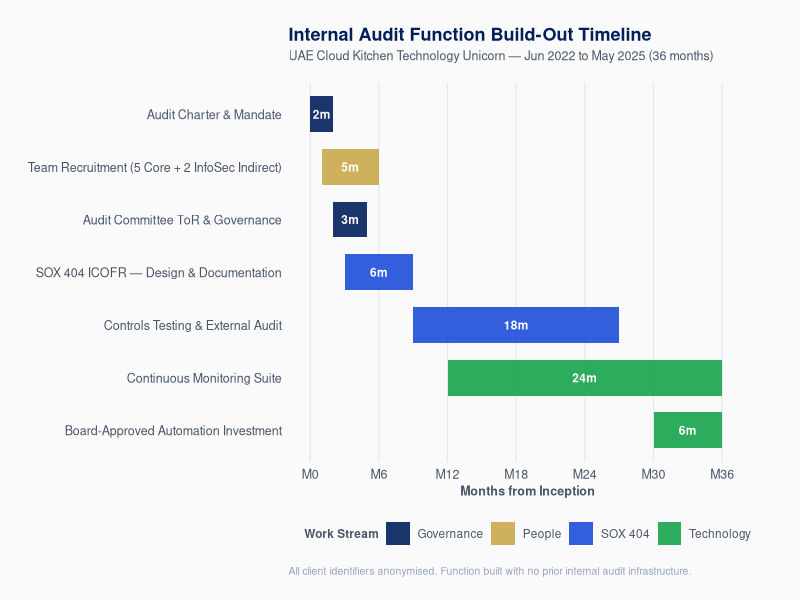
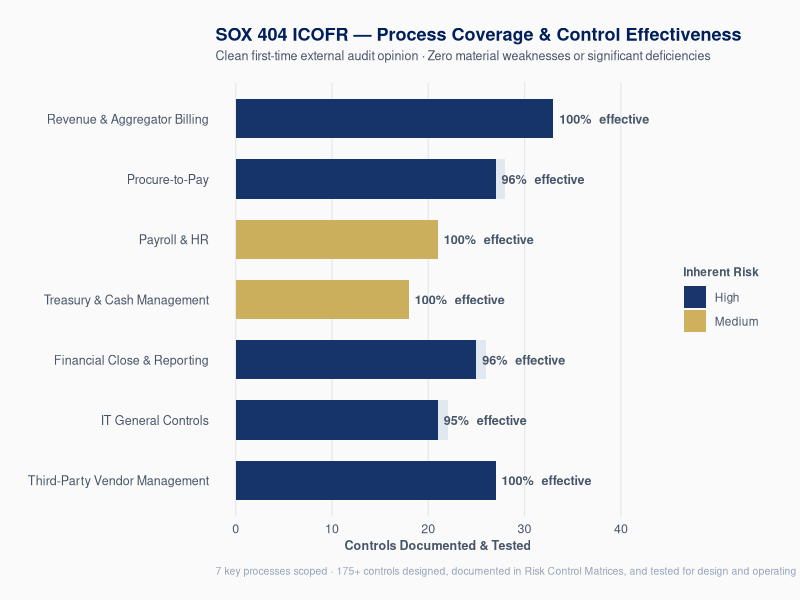
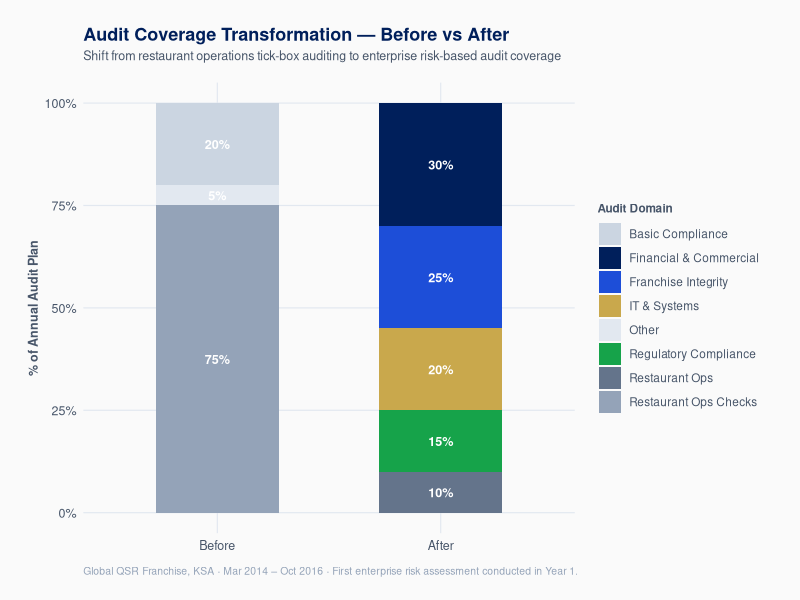
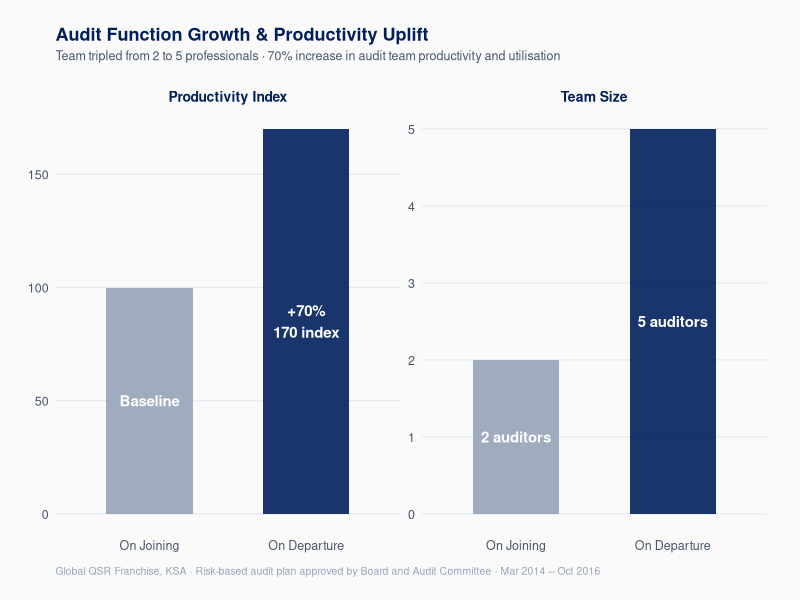
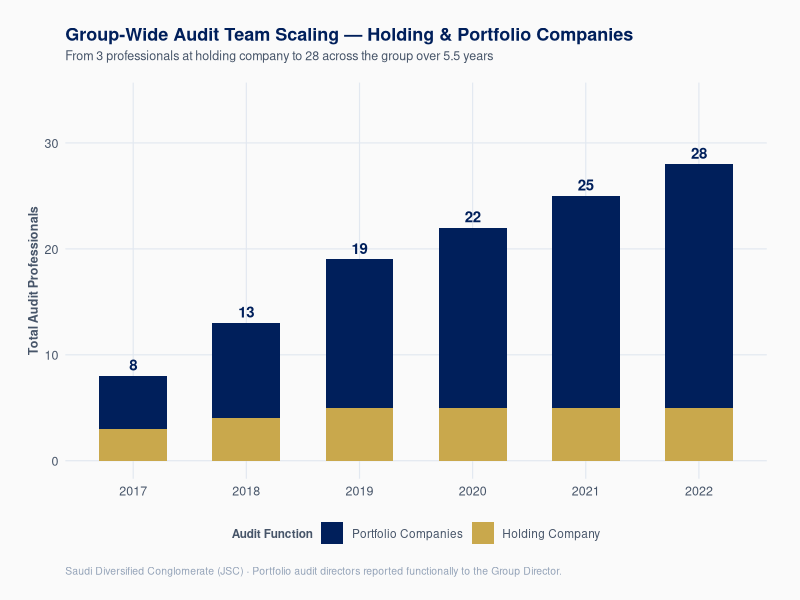
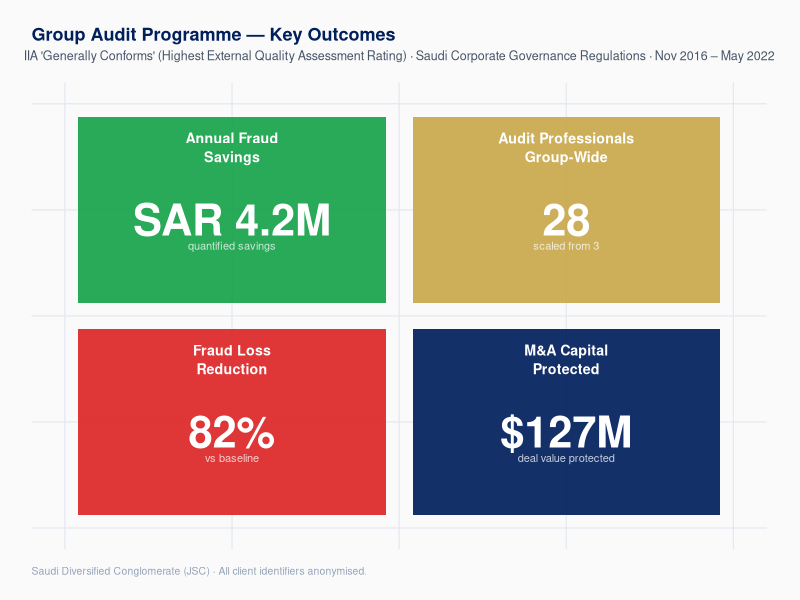

These figures' R source, in order:
library(ggplot2)
library(dplyr)

NAVY  <- "#001F5B"
GOLD  <- "#C9A84C"
SLATE <- "#475569"
LIGHT <- "#94A3B8"
BG    <- "#FAFAFA"
WHITE <- "#FFFFFF"
GREEN <- "#16A34A"
RED   <- "#DC2626"

BASE_THEME <- theme_minimal(base_family = "sans") +
  theme(
    plot.background  = element_rect(fill = BG, colour = NA),
    panel.background = element_rect(fill = BG, colour = NA),
    panel.grid.major = element_line(colour = "#E2E8F0", linewidth = 0.4),
    panel.grid.minor = element_blank(),
    axis.text        = element_text(size = 9,  colour = SLATE),
    axis.title       = element_text(size = 9,  colour = SLATE, face = "bold"),
    plot.title       = element_text(size = 13, colour = NAVY, face = "bold", margin = margin(b = 4)),
    plot.subtitle    = element_text(size = 9,  colour = SLATE, margin = margin(b = 14)),
    plot.caption     = element_text(size = 7.5, colour = LIGHT, hjust = 0, margin = margin(t = 10)),
    plot.margin      = margin(20, 24, 16, 20),
    legend.text      = element_text(size = 8.5, colour = SLATE),
    legend.title     = element_text(size = 8.5, colour = SLATE, face = "bold")
  )

ROOT <- "public/images/projects"

# ══════════════════════════════════════════════════════════════════════════════
# PROJECT 1 — CAE Establishment: Cloud Kitchen Tech Unicorn
# ══════════════════════════════════════════════════════════════════════════════
d1 <- file.path(ROOT, "cae-establishment")
dir.create(d1, recursive = TRUE, showWarnings = FALSE)

# Chart 1a: Function Build-Out Timeline (Gantt)
phases <- data.frame(
  phase  = factor(
    c("Audit Charter & Mandate",
      "Team Recruitment (5 Core + 2 InfoSec Indirect)",
      "Audit Committee ToR & Governance",
      "SOX 404 ICOFR — Design & Documentation",
      "Controls Testing & External Audit",
      "Continuous Monitoring Suite",
      "Board-Approved Automation Investment"),
    levels = rev(c(
      "Audit Charter & Mandate",
      "Team Recruitment (5 Core + 2 InfoSec Indirect)",
      "Audit Committee ToR & Governance",
      "SOX 404 ICOFR — Design & Documentation",
      "Controls Testing & External Audit",
      "Continuous Monitoring Suite",
      "Board-Approved Automation Investment"))
  ),
  start  = c(0,  1,  2,  3,  9, 12, 30),
  end    = c(2,  6,  5,  9, 27, 36, 36),
  stream = c("Governance", "People", "Governance", "SOX 404",
             "SOX 404", "Technology", "Technology")
)
phases$duration <- phases$end - phases$start
phases$mid      <- phases$start + phases$duration / 2

stream_cols <- c(
  "Governance"  = NAVY,
  "People"      = GOLD,
  "SOX 404"     = "#1D4ED8",
  "Technology"  = GREEN
)

p1a <- ggplot(phases) +
  geom_tile(
    aes(x = mid, y = phase, width = duration, height = 0.68, fill = stream),
    alpha = 0.90
  ) +
  geom_text(
    aes(x = mid, y = phase, label = paste0(duration, "m")),
    size = 3, colour = WHITE, fontface = "bold", show.legend = FALSE
  ) +
  scale_fill_manual(values = stream_cols, name = "Work Stream") +
  scale_x_continuous(
    breaks = seq(0, 36, 6),
    labels = paste0("M", seq(0, 36, 6)),
    limits = c(0, 38)
  ) +
  BASE_THEME +
  theme(
    panel.grid.major.y = element_blank(),
    legend.position    = "bottom"
  ) +
  labs(
    title    = "Internal Audit Function Build-Out Timeline",
    subtitle = "UAE Cloud Kitchen Technology Unicorn — Jun 2022 to May 2025 (36 months)",
    x        = "Months from Inception",
    y        = NULL,
    caption  = "All client identifiers anonymised. Function built with no prior internal audit infrastructure."
  )

ggsave(file.path(d1, "function-timeline.png"), p1a, width = 11, height = 5.5, dpi = 180)
message("1a done")

# Chart 1b: SOX 404 Process Coverage
sox <- data.frame(
  process = factor(
    c("Revenue & Aggregator Billing", "Procure-to-Pay", "Payroll & HR",
      "Treasury & Cash Management", "Financial Close & Reporting",
      "IT General Controls", "Third-Party Vendor Management"),
    levels = rev(c("Revenue & Aggregator Billing", "Procure-to-Pay", "Payroll & HR",
                   "Treasury & Cash Management", "Financial Close & Reporting",
                   "IT General Controls", "Third-Party Vendor Management"))
  ),
  controls  = c(33, 28, 21, 18, 26, 22, 27),
  effective = c(33, 27, 21, 18, 25, 21, 27),
  risk      = c("High", "High", "Medium", "Medium", "High", "High", "High")
)
sox$pct <- round(sox$effective / sox$controls * 100)

p1b <- ggplot(sox, aes(y = process)) +
  geom_col(aes(x = controls),  fill = "#E2E8F0", width = 0.65) +
  geom_col(aes(x = effective, fill = risk), width = 0.65, alpha = 0.9) +
  geom_text(
    aes(x = effective + 0.6, label = paste0(pct, "%  effective")),
    hjust = 0, size = 3.2, colour = SLATE, fontface = "bold"
  ) +
  scale_fill_manual(
    values = c("High" = NAVY, "Medium" = GOLD),
    name   = "Inherent Risk"
  ) +
  scale_x_continuous(limits = c(0, 42), breaks = seq(0, 40, 10)) +
  BASE_THEME +
  theme(panel.grid.major.y = element_blank()) +
  labs(
    title    = "SOX 404 ICOFR — Process Coverage & Control Effectiveness",
    subtitle = "Clean first-time external audit opinion · Zero material weaknesses or significant deficiencies",
    x        = "Controls Documented & Tested",
    y        = NULL,
    caption  = "7 key processes scoped · 175+ controls designed, documented in Risk Control Matrices, and tested for design and operating effectiveness."
  )

ggsave(file.path(d1, "sox-coverage.png"), p1b, width = 11, height = 5, dpi = 180)
message("1b done")

# ══════════════════════════════════════════════════════════════════════════════
# PROJECT 2 — QSR Risk-Based Audit Transformation
# ══════════════════════════════════════════════════════════════════════════════
d2 <- file.path(ROOT, "qsr-transformation")
dir.create(d2, recursive = TRUE, showWarnings = FALSE)

# Chart 2a: Before/After Audit Coverage Composition
coverage <- data.frame(
  state    = factor(
    c(rep("Before", 3), rep("After", 5)),
    levels = c("Before", "After")
  ),
  domain   = c(
    "Restaurant Ops Checks", "Basic Compliance", "Other",
    "Financial & Commercial", "Franchise Integrity", "IT & Systems",
    "Regulatory Compliance", "Restaurant Ops"
  ),
  pct      = c(75, 20, 5,   30, 25, 20, 15, 10)
)

domain_cols <- c(
  "Restaurant Ops Checks"  = LIGHT,
  "Basic Compliance"       = "#CBD5E1",
  "Other"                  = "#E2E8F0",
  "Financial & Commercial" = NAVY,
  "Franchise Integrity"    = "#1D4ED8",
  "IT & Systems"           = GOLD,
  "Regulatory Compliance"  = GREEN,
  "Restaurant Ops"         = "#64748B"
)

p2a <- ggplot(coverage, aes(x = state, y = pct, fill = domain)) +
  geom_col(width = 0.55) +
  geom_text(
    aes(label = paste0(pct, "%")),
    position = position_stack(vjust = 0.5),
    size = 3.2, colour = WHITE, fontface = "bold"
  ) +
  scale_fill_manual(values = domain_cols, name = "Audit Domain") +
  scale_y_continuous(labels = function(x) paste0(x, "%")) +
  BASE_THEME +
  theme(legend.position = "right") +
  labs(
    title    = "Audit Coverage Transformation — Before vs After",
    subtitle = "Shift from restaurant operations tick-box auditing to enterprise risk-based audit coverage",
    x        = NULL,
    y        = "% of Annual Audit Plan",
    caption  = "Global QSR Franchise, KSA · Mar 2014 – Oct 2016 · First enterprise risk assessment conducted in Year 1."
  )

ggsave(file.path(d2, "methodology-shift.png"), p2a, width = 9, height = 5.5, dpi = 180)
message("2a done")

# Chart 2b: Team Growth & Productivity Uplift
metrics <- data.frame(
  phase  = factor(rep(c("On Joining", "On Departure"), 2), levels = c("On Joining", "On Departure")),
  metric = c("Team Size", "Team Size", "Productivity Index", "Productivity Index"),
  value  = c(2, 5, 100, 170)
)

metrics$fill_col <- ifelse(metrics$phase == "On Joining", LIGHT, NAVY)
metrics$fill_col[metrics$metric == "Productivity Index" & metrics$phase == "On Departure"] <- GREEN

label_data <- data.frame(
  phase  = factor(c("On Joining", "On Departure", "On Joining", "On Departure"),
                  levels = c("On Joining", "On Departure")),
  metric = c("Team Size", "Team Size", "Productivity Index", "Productivity Index"),
  value  = c(2, 5, 100, 170),
  label  = c("2 auditors", "5 auditors", "Baseline", "+70%\n170 index")
)

p2b <- ggplot(metrics, aes(x = phase, y = value, fill = phase)) +
  geom_col(width = 0.55, alpha = 0.9) +
  geom_text(
    data = label_data,
    aes(x = phase, y = value / 2, label = label),
    size = 3.8, colour = WHITE, fontface = "bold", inherit.aes = FALSE
  ) +
  scale_fill_manual(
    values = c("On Joining" = LIGHT, "On Departure" = NAVY),
    guide  = "none"
  ) +
  facet_wrap(~ metric, scales = "free_y", nrow = 1) +
  BASE_THEME +
  theme(
    strip.text        = element_text(size = 10, colour = NAVY, face = "bold"),
    panel.grid.major.x = element_blank()
  ) +
  labs(
    title    = "Audit Function Growth & Productivity Uplift",
    subtitle = "Team tripled from 2 to 5 professionals · 70% increase in audit team productivity and utilisation",
    x        = NULL,
    y        = NULL,
    caption  = "Global QSR Franchise, KSA · Risk-based audit plan approved by Board and Audit Committee · Mar 2014 – Oct 2016"
  )

ggsave(file.path(d2, "productivity-gains.png"), p2b, width = 9, height = 5, dpi = 180)
message("2b done")

# ══════════════════════════════════════════════════════════════════════════════
# PROJECT 3 — Group Audit Leadership: Saudi Diversified Conglomerate (JSC)
# ══════════════════════════════════════════════════════════════════════════════
d3 <- file.path(ROOT, "group-audit-leadership")
dir.create(d3, recursive = TRUE, showWarnings = FALSE)

# Chart 3a: Group-Wide Team Scaling
team_data <- data.frame(
  year   = rep(2017:2022, each = 2),
  entity = rep(c("Holding Company", "Portfolio Companies"), times = 6),
  count  = c(3, 5,  4, 9,  5, 14,  5, 17,  5, 20,  5, 23)
)
team_data$entity <- factor(team_data$entity, levels = c("Portfolio Companies", "Holding Company"))

totals <- team_data %>%
  group_by(year) %>%
  summarise(total = sum(count), .groups = "drop")

p3a <- ggplot(team_data, aes(x = factor(year), y = count, fill = entity)) +
  geom_col(position = "stack", width = 0.6) +
  geom_text(
    data = totals,
    aes(x = factor(year), y = total, label = total, fill = NULL),
    vjust = -0.5, size = 3.8, colour = NAVY, fontface = "bold",
    inherit.aes = FALSE
  ) +
  scale_fill_manual(
    values = c("Holding Company" = GOLD, "Portfolio Companies" = NAVY),
    name   = "Audit Function"
  ) +
  scale_y_continuous(limits = c(0, 34), breaks = seq(0, 30, 10)) +
  BASE_THEME +
  theme(legend.position = "bottom") +
  labs(
    title    = "Group-Wide Audit Team Scaling — Holding & Portfolio Companies",
    subtitle = "From 3 professionals at holding company to 28 across the group over 5.5 years",
    x        = NULL,
    y        = "Total Audit Professionals",
    caption  = "Saudi Diversified Conglomerate (JSC) · Portfolio audit directors reported functionally to the Group Director."
  )

ggsave(file.path(d3, "team-scaling.png"), p3a, width = 10, height = 5.5, dpi = 180)
message("3a done")

# Chart 3b: Programme Outcomes — 2x2 Scorecard
scorecard <- data.frame(
  row   = c(1, 1, 2, 2),
  col   = c(1, 2, 1, 2),
  value = c("82%", "$127M", "SAR 4.2M", "28"),
  label = c("Fraud Loss\nReduction", "M&A Capital\nProtected", "Annual Fraud\nSavings", "Audit Professionals\nGroup-Wide"),
  sub   = c("vs baseline", "deal value protected", "quantified savings", "scaled from 3"),
  fill  = c(RED, NAVY, GREEN, GOLD)
)

p3b <- ggplot(scorecard, aes(x = col, y = row)) +
  geom_tile(aes(fill = fill), width = 0.92, height = 0.88, alpha = 0.92) +
  geom_text(
    aes(label = value),
    size = 11, colour = WHITE, fontface = "bold", vjust = 0.8
  ) +
  geom_text(
    aes(label = label),
    size = 3.6, colour = WHITE, fontface = "bold", vjust = -1.6, lineheight = 1.1
  ) +
  geom_text(
    aes(label = sub),
    size = 2.8, colour = "white", alpha = 0.75, vjust = 5.0
  ) +
  scale_fill_identity() +
  scale_x_continuous(limits = c(0.5, 2.5)) +
  scale_y_continuous(limits = c(0.5, 2.5)) +
  BASE_THEME +
  theme(
    axis.text     = element_blank(),
    axis.title    = element_blank(),
    panel.grid    = element_blank(),
    plot.subtitle = element_text(hjust = 0.5)
  ) +
  labs(
    title    = "Group Audit Programme — Key Outcomes",
    subtitle = "IIA 'Generally Conforms' (Highest External Quality Assessment Rating) · Saudi Corporate Governance Regulations · Nov 2016 – May 2022",
    caption  = "Saudi Diversified Conglomerate (JSC) · All client identifiers anonymised."
  )

ggsave(file.path(d3, "outcomes-dashboard.png"), p3b, width = 10, height = 5.5, dpi = 180)
message("3b done")

message("\n✓ All 6 charts generated successfully.")
